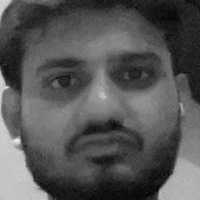
#> input picture smart-attendance/data/raw_faces/001_Person1/img_001.jpg, 200 x 200 px, given in place of the camera
$ python capture_faces.py
#> lines starting #> are read from the running program, lines starting #| are printed output that depends on the picture; after the words box and inside, x2 and y2 are one past the last pixel; in counts of white or black regions, pixels touching at a corner belong together
### smart-attendance/src/utils/face_detector.py
import cv2

# Load Haar Cascade
CASCADE_PATH = cv2.data.haarcascades + "haarcascade_frontalface_default.xml"
face_cascade = cv2.CascadeClassifier(CASCADE_PATH)

def detect_faces(gray_frame):
    """
    Detect faces in a grayscale frame.
    Returns list of (x, y, w, h)
    """
    faces = face_cascade.detectMultiScale(
        gray_frame,
        scaleFactor=1.3,
        minNeighbors=5
    )
    return faces

### smart-attendance/src/capture_faces.py
import cv2
import os
from utils.face_detector import detect_faces

def capture_faces(person_id: str, person_name: str, num_images: int = 40):
#> called with person_id = '002', person_name = 'Person2', num_images = 40
    folder_name = f"{person_id}_{person_name}"
    save_dir = os.path.join("data", "raw_faces", folder_name)
    os.makedirs(save_dir, exist_ok=True)

    cap = cv2.VideoCapture(0)
    if not cap.isOpened():
        print("❌ Could not open webcam.")
        return

    count = 0
    print(f"✅ Capturing for {folder_name}")
    print("Tip: Look at camera, change angles slightly. Press Q to quit early.")

    while True:
        ret, frame = cap.read()
#> frame is the input picture: shape (200, 200, 3); min 0, max 233, mean 85.8
        if not ret:
            break

        gray = cv2.cvtColor(frame, cv2.COLOR_BGR2GRAY)
        faces = detect_faces(gray)
#> in detect_faces, `faces = face_cascade.detectMultiScale( gray_frame, scaleFactor=1.3, mi..`: faces = [[17, 14, 167, 167]]
#> faces = [[17, 14, 167, 167]]

        # pick the largest face (best for single-person capture)
        if len(faces) > 0:
            x, y, w, h = sorted(faces, key=lambda f: f[2] * f[3], reverse=True)[0]
#> x = 17; y = 14; w = 167; h = 167

            # draw rectangle for feedback
            cv2.rectangle(frame, (x, y), (x + w, y + h), (255, 255, 255), 2)
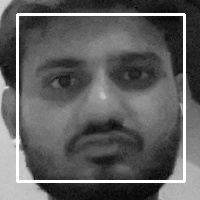
#> frame: shape (200, 200, 3); 5% of pixels changed, all inside (x1, y1, x2, y2) = (16, 13, 186, 183)

            # crop face (use grayscale for training consistency)
            face_crop = gray[y:y+h, x:x+w]
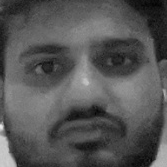
#> face_crop: shape (167, 167); min 2, max 233, mean 85.7
            face_crop = cv2.resize(face_crop, (200, 200))
#> face_crop: shape (200, 200)

            # save every few frames to avoid near-duplicates
            if count < num_images:
                filename = os.path.join(save_dir, f"img_{count+1:03d}.jpg")
                cv2.imwrite(filename, face_crop)
                count += 1

        cv2.putText(frame, f"Saved: {count}/{num_images}", (20, 40),
                    cv2.FONT_HERSHEY_SIMPLEX, 1, (255, 255, 255), 2)
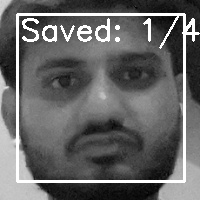
#> frame: shape (200, 200, 3); 2.62% of pixels changed, all inside (x1, y1, x2, y2) = (22, 16, 200, 49)

        cv2.imshow("Capture Faces", frame)

        if (cv2.waitKey(1) & 0xFF) in (ord("q"), ord("Q")):
#> (key q is pressed here)
            break

        if count >= num_images:
            break

    cap.release()
    cv2.destroyAllWindows()
    print(f"✅ Done. Saved {count} images in {save_dir}")

if __name__ == "__main__":
    # Change these for each person
    capture_faces("002", "Person2", num_images=40)
